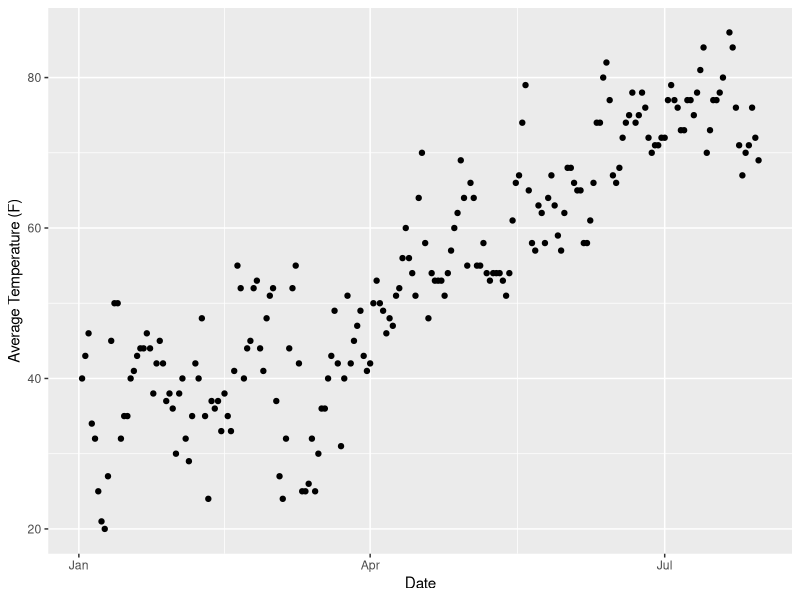
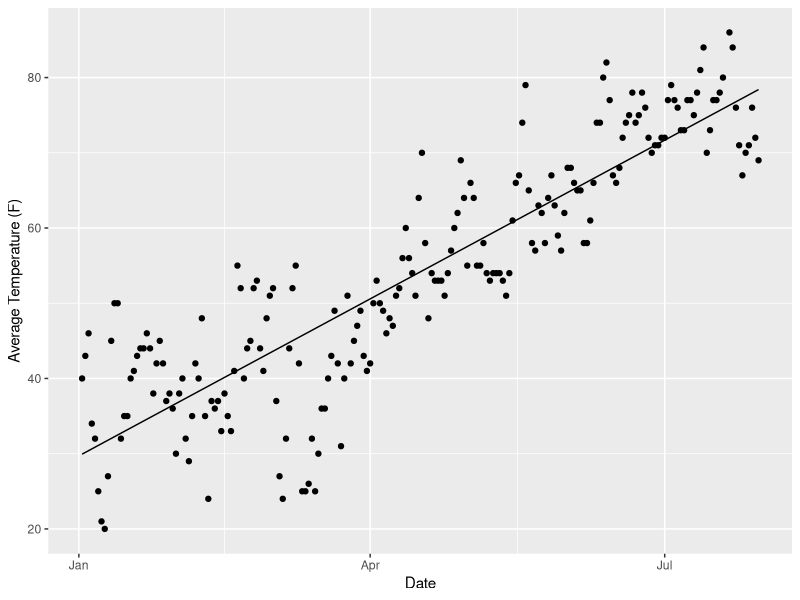
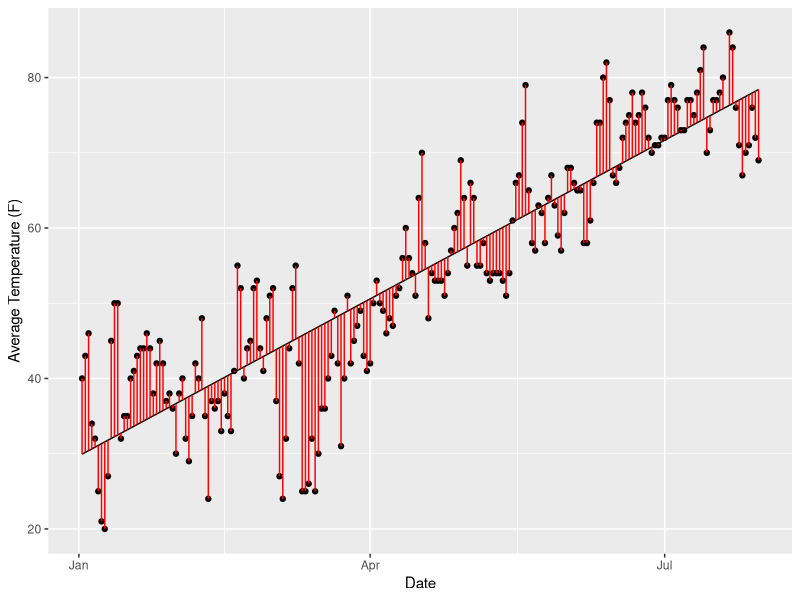
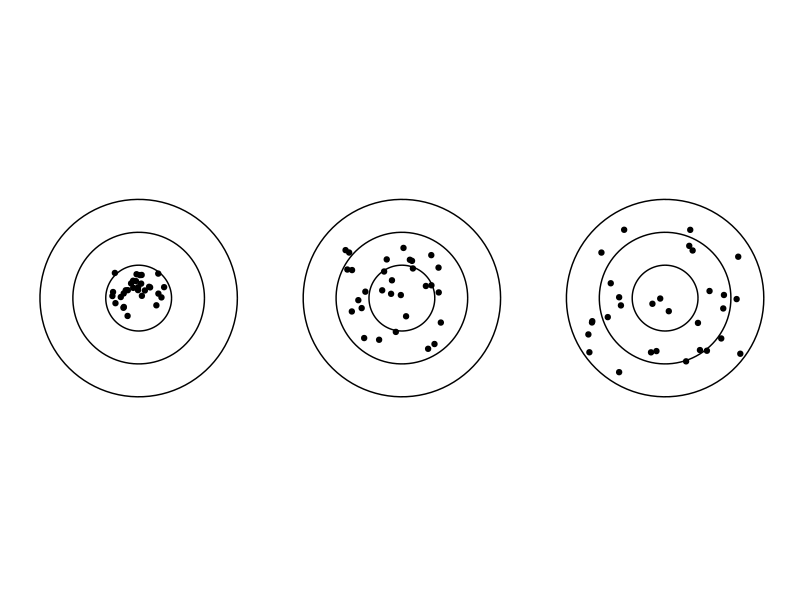
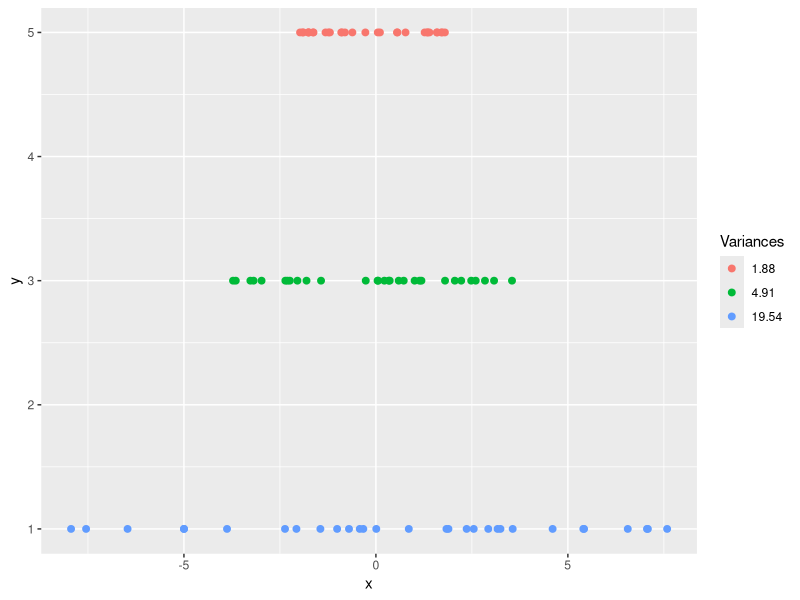
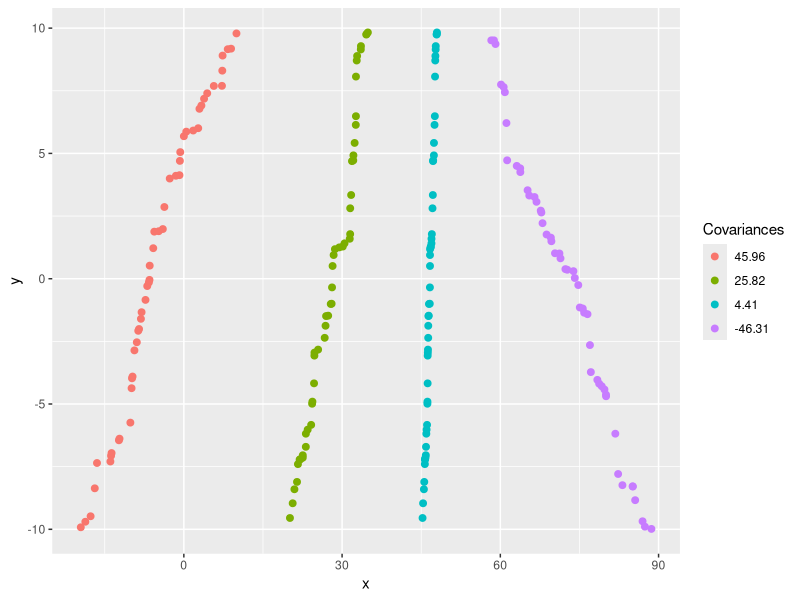
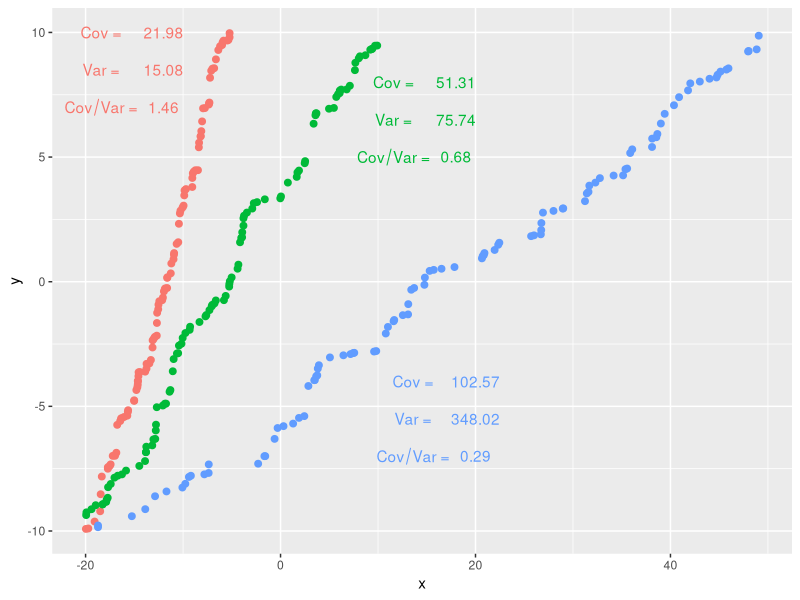
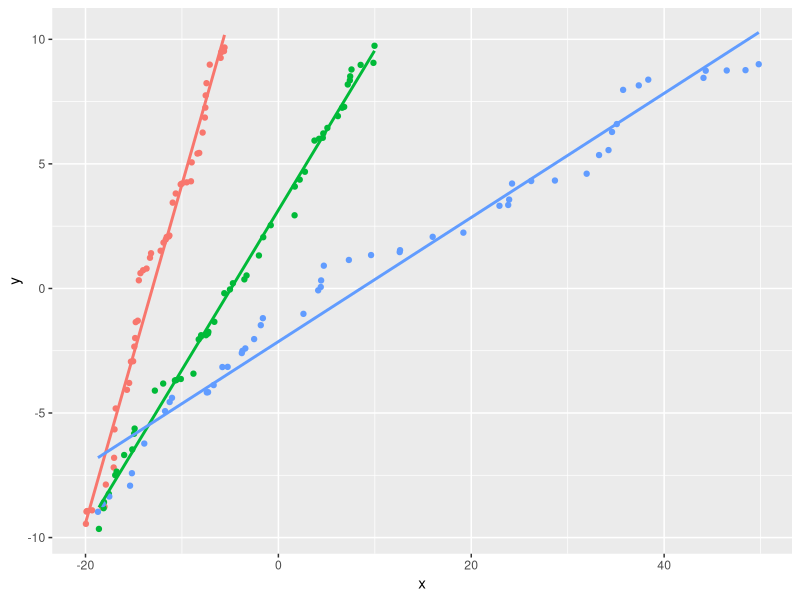

Generate these figures, in order, with R:
## ---- chunk 1
knitr::opts_chunk$set(warning=FALSE, message=FALSE)
library(tidyverse)
library(lubridate)
BlnkGrph = theme(axis.line=element_blank(), axis.text.x=element_blank(), axis.text.y=element_blank(), axis.ticks=element_blank(), axis.title.x=element_blank(),
                 axis.title.y=element_blank(), legend.position="none", panel.background=element_blank(), panel.border=element_blank(), panel.grid.major=element_blank(),
                 panel.grid.minor=element_blank(), plot.background=element_blank(),plot.margin=grid::unit(c(0,0,0,0), "mm"))
## ---- chunk 2
temp <- read_csv("./data/jfk_tmp.csv")
temp <- temp %>% mutate(DATE=ymd(DATE)) %>% filter(DATE > '2017-01-01')
temp %>% ggplot(aes(DATE,TAVG)) + geom_point() + labs(x="Date", y="Average Temperature (F)")
## ---- chunk 3
fit <- lm(TAVG~DATE,data=temp)
temp <- temp %>% mutate(tfit = predict(fit,data.frame(DATE=temp$DATE)))
temp %>% ggplot(aes(DATE,TAVG)) + geom_point() + geom_line(aes(DATE,tfit)) + labs(x="Date", y="Average Temperature (F)")
## ---- chunk 4
temp %>% ggplot(aes(DATE,TAVG)) + geom_point() + geom_line(aes(DATE,tfit)) + geom_segment(aes(x=DATE,xend=DATE,y=TAVG,yend=tfit), color='red') + labs(x="Date", y="Average Temperature (F)")
## ---- chunk 5
circleFun <- function(center = c(0,0),diameter = 1, npoints = 100){
    r = diameter / 2
    tt <- seq(0,2*pi,length.out = npoints)
    xx <- center[1] + r * cos(tt)
    yy <- center[2] + r * sin(tt)
    return(data.frame(x = xx, y = yy))
}
dat1_1 <- circleFun(c(0,0),0.5,npoints = 100)
dat1_2 <- circleFun(c(0,0),1,npoints = 100)
dat1_3 <- circleFun(c(0,0),1.5,npoints = 100)
dat2_1 <- circleFun(c(2,0),0.5,npoints = 100)
dat2_2 <- circleFun(c(2,0),1,npoints = 100)
dat2_3 <- circleFun(c(2,0),1.5,npoints = 100)
dat3_1 <- circleFun(c(4,0),0.5,npoints = 100)
dat3_2 <- circleFun(c(4,0),1,npoints = 100)
dat3_3 <- circleFun(c(4,0),1.5,npoints = 100)
var_pt <- tibble(x1=runif(30,-0.2,0.2),y1=runif(30,-0.2,0.2),
                 x2=runif(30,1.55,2.35),y2=runif(30,-0.4,0.4),
                 x3=runif(30,3.4,4.6),y3=runif(30,-0.57,0.57))
circ1 <- tibble(x1=dat1_1$x,y1=dat1_1$y,x2=dat1_2$x,y2=dat1_2$y,x3=dat1_3$x,y3=dat1_3$y,
                x4=dat2_1$x,y4=dat2_1$y,x5=dat2_2$x,y5=dat2_2$y,x6=dat2_3$x,y6=dat2_3$y,
                x7=dat3_1$x,y7=dat3_1$y,x8=dat3_2$x,y8=dat3_2$y,x9=dat3_3$x,y9=dat3_3$y)
#geom_path will do open circles, geom_polygon will do filled circles
ggplot(circ1) + geom_path(aes(x1,y1)) + 
  geom_path(aes(x2,y2)) +
  geom_path(aes(x3,y3)) +
  geom_path(aes(x4,y4)) + 
  geom_path(aes(x5,y5)) +
  geom_path(aes(x6,y6)) +
  geom_path(aes(x7,y7)) + 
  geom_path(aes(x8,y8)) +
  geom_path(aes(x9,y9)) +
  geom_point(data=var_pt,aes(x1,y1)) + 
  geom_point(data=var_pt,aes(x2,y2)) + 
  geom_point(data=var_pt,aes(x3,y3)) + 
  BlnkGrph + coord_fixed()
  
## ---- chunk 6
# var_1d <- tibble(x1=runif(30,-1,1),x2=runif(30,-2,2),x3=runif(30,-3,3),
#        y1=rep(1,30),y2=rep(3,30),y3=rep(5,30))
ct=30
x1 <- runif(ct,-2,2)
x2 <- runif(ct,-4,4)
x3 <- runif(ct,-8,8)
var_1d <- tibble(x=c(x1,x2,x3),
                 y=c(rep(5,ct),rep(3,ct),rep(1,ct)),
                 Variances=c(rep("x1",ct),rep("x2",ct),rep("x3",ct)))
ggplot(var_1d) + geom_point(aes(x,y,color=Variances),size=2) +
  scale_color_discrete(labels=c(round(var(x1),2),round(var(x2),2),round(var(x3),2)))
## ---- chunk 7
# var_1d <- tibble(x1=runif(30,-1,1),x2=runif(30,-2,2),x3=runif(30,-3,3),
#        y1=rep(1,30),y2=rep(3,30),y3=rep(5,30))
ct=50

x1 <- sort(runif(ct,-20,10))
x2 <- sort(runif(ct,20,35))
x3 <- sort(runif(ct,45,48))
x4 <- sort(runif(ct,58,89),decreasing = TRUE)
y1 <- sort(runif(ct,-10,10))
y2 <- sort(runif(ct,-10,10))
y3 <- sort(runif(ct,-10,10))
y4 <- sort(runif(ct,-10,10))
var_2d <- tibble(x=c(x1,x2,x3,x4),
                 y=c(y1,y2,y2,y4),
                 Covariances=c(rep("x1y1",ct),rep("x2y2",ct),rep("x3y3",ct),rep("x4y4",ct)))
ggplot(var_2d) + geom_point(aes(x,y,color=Covariances),size=2) +
  scale_color_discrete(labels=c(round(cov(x1,y1),2),round(cov(x2,y2),2),round(cov(x3,y3),2),round(cov(x4,y4),2)))
## ---- chunk 8

gg_color_hue <- function(n) {
  hues = seq(15, 375, length = n + 1)
  hcl(h = hues, l = 65, c = 100)[1:n]
}
n = 3
cols = gg_color_hue(n)
ct=100

x1 <- sort(runif(ct,-20,-5))
y1 <- sort(runif(ct,-10,10))
x2 <- sort(runif(ct,-20,10))
y2 <- sort(runif(ct,-10,10))
x3 <- sort(runif(ct,-20,50))
y3 <- sort(runif(ct,-10,10))
var_2d <- tibble(x=c(x1,x2,x3),
                 y=c(y1,y2,y3),
                 Covariances=c(rep("x1y1",ct),rep("x2y2",ct),rep("x3y3",ct)))
ggplot(var_2d) + geom_point(aes(x,y,color=Covariances),size=2) +
  theme(legend.position="none") +
  # scale_color_discrete(labels=c(round(cov(x1,y1),2),round(cov(x2,y2),2))) +
  annotate("text", x = c(-18,-12), y = c(10,10), label =  c("paste(Cov, \" =  \")" , round(cov(x1,y1),2)), parse = TRUE ,color=cols[1]) +
  annotate("text", x = c(-18,-12), y = c(8.5,8.5), label =  c("paste(Var, \" =  \")" , round(var(x1),2)), parse = TRUE ,color=cols[1]) +
  annotate("text", x = c(-18,-12), y = c(7,7), label =  c("paste(Cov/Var, \" =  \")" , round(cov(x1,y1)/var(x1),2)), parse = TRUE ,color=cols[1]) +
  annotate("text", x = c(12,18), y = c(8,8), label =  c("paste(Cov, \" =  \")" , round(cov(x2,y2),2)), parse = TRUE ,color=cols[2]) +
  annotate("text", x = c(12,18), y = c(6.5,6.5), label =  c("paste(Var, \" =  \")" , round(var(x2),2)), parse = TRUE ,color=cols[2]) +
  annotate("text", x = c(12,18), y = c(5,5), label =  c("paste(Cov/Var, \" =  \")" , round(cov(x2,y2)/var(x2),2)), parse = TRUE ,color=cols[2]) +
  annotate("text", x = c(14,20), y = c(-4,-4), label =  c("paste(Cov, \" =  \")" , round(cov(x3,y3),2)), parse = TRUE ,color=cols[3]) +
  annotate("text", x = c(14,20), y = c(-5.5,-5.5), label =  c("paste(Var, \" =  \")" , round(var(x3),2)), parse = TRUE ,color=cols[3]) +
  annotate("text", x = c(14,20), y = c(-7,-7), label =  c("paste(Cov/Var, \" =  \")" , round(cov(x3,y3)/var(x3),2)), parse = TRUE ,color=cols[3]) 
## ---- chunk 9
ct = 50
x1 <- sort(runif(ct,-20,-5))
y1 <- sort(runif(ct,-10,10))
x2 <- sort(runif(ct,-20,10))
y2 <- sort(runif(ct,-10,10))
x3 <- sort(runif(ct,-20,50))
y3 <- sort(runif(ct,-10,10))

var_2d <- tibble(x=c(x1,x2,x3),
                 y=c(y1,y2,y3),
                 Covariances=c(rep("x1y1",ct),rep("x2y2",ct),rep("x3y3",ct)))


ggplot(var_2d,aes(x,y,color=Covariances)) + geom_point() +
  geom_smooth(method=lm,se=FALSE) +
  theme(legend.position="none")

## ---- chunk 10

ten_thou <- runif(10^4,-10,10)
x1 <- c()
rpts = 15
for(i in 1:rpts){
  x1 <- c(x1,mean(sample(ten_thou,100)))
}
smpl_mn <- tibble(x = x1,
                  y=c(rep(1,rpts)))
ggplot(smpl_mn,aes(x,y,color=y)) + 
  geom_point(size=5,color="black",shape=21,fill="lightblue") +
  theme(legend.position="none") +
  xlim(-1.5,1.5)

